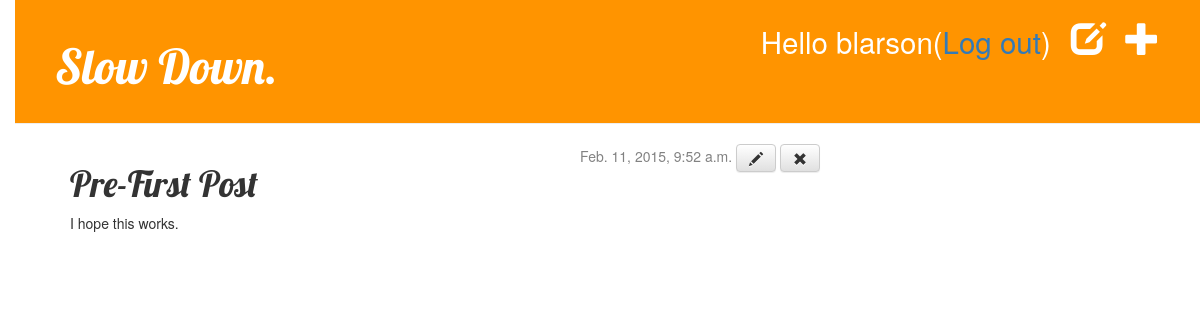
/post/17/ (signed in), run on the app's committed database.
### blog/models.py (models this page shows, shortened)
class Post(models.Model):
    author = models.ForeignKey('auth.User')
    title = models.CharField(max_length=200)
    text = models.TextField()
    created_date = models.DateTimeField(default = timezone.now())
    published_date = models.DateTimeField(blank = True, null = True)

### blog/views.py (the view)
# urls.py: url(r'^post/(?P<pk>[0-9]+)/$', views.post_detail),
def post_detail(request, pk):
    post = get_object_or_404(Post, pk=pk)
    return render(request, 'blog/post_detail.html', {'post': post})

### blog/templates/blog/post_detail.html
{% extends 'blog/base.html' %}
{% block content %}
  <div class="date">
    {% if user.is_authenticated %}
      {% if post.published_date %}
        {{ post.published_date }}
      {% else %}
        <a class="btn btn-default" href="{% url 'blog.views.post_publish' pk=post.pk %}">Publish</a>
      {% endif %}
      <a class="btn btn-default" href="{% url 'post_edit' pk=post.pk %}"><span class="glyphicon glyphicon-pencil"></span></a>
      <a class="btn btn-default" href="{% url 'post_remove' pk=post.pk %}"><span class="glyphicon glyphicon-remove"></span></a>
    {% else %}
    <a href="{% url 'django.contrib.auth.views.login' %}" class="top-menu"><span class="glyphicon glyphicon-lock"></span></a>
    {% endif %}
  </div>
  <h1>{{ post.title }}</h1>
  <p>{{ post.text|linebreaks }}</p>
{% endblock %}

### blog/templates/blog/base.html (shortened to what this page needs)
{% load staticfiles %}
<html>
<head>
  <link rel="stylesheet" href="//maxcdn.bootstrapcdn.com/bootstrap/3.2.0/css/bootstrap.min.css">
  <link rel="stylesheet" href="//maxcdn.bootstrapcdn.com/bootstrap/3.2.0/css/bootstrap-theme.min.css">
  <link rel="stylesheet" href="{% static 'css/blog.css' %}">
</head>
<body>
  <div class="page-header">
    {% if user.is_authenticated %}
    <a href="{% url 'blog.views.post_new' %}" class="top-menu"><span class="glyphicon glyphicon-plus"></span></a>
    <a href="{% url 'post_draft_list' %}" class="top-menu"><span class="glyphicon glyphicon-edit"></span></a>
    <p class="top-menu"><small>Hello {{ user.username }}(<a href="{% url 'django.contrib.auth.views.logout' %}">Log out</a>)</small></p>
    {% else %}
    <a href="{% url 'django.contrib.auth.views.login' %}" class="top-menu"><span class="glyphicon glyphicon-lock"></span></a>
    {% endif %}
    <h1><a href="/">Slow Down. </a></h1>
  </div>
  <div class="content container">
    <div class="row">
      <div class="col-md-8">
      {% block content %}
      {% endblock %}
      </div>
    </div>
  </div>
</body>
</html>

### static/css/blog.css (style rules this page uses)
h1 a { color: #FCA205; font-family: 'Lobster'; }
body { padding-left: 15px; }
.page-header { background-color: #ff9400; margin-top: 0; padding: 20px 20px 20px 40px; }
.page-header h1, .page-header h1 a, .page-header h1 a:visited, .page-header h1 a:active { color: #ffffff; font-size: 36pt; text-decoration: none; }
.content { margin-left: 40px; }
h1, h2, h3, h4 { font-family: 'Lobster', cursive; }
.date { float: right; color: #828282; }
.top-menu, .top-menu:hover, .top-menu:visited { color: #ffffff; float: right; font-size: 26pt; margin-right: 20px; }

### data on the page
Post: published_date "Feb. 11, 2015, 9:52 a.m.", title "Pre-First Post", text "I hope this works."

### other printed values
{{ user.username }} "blarson"
